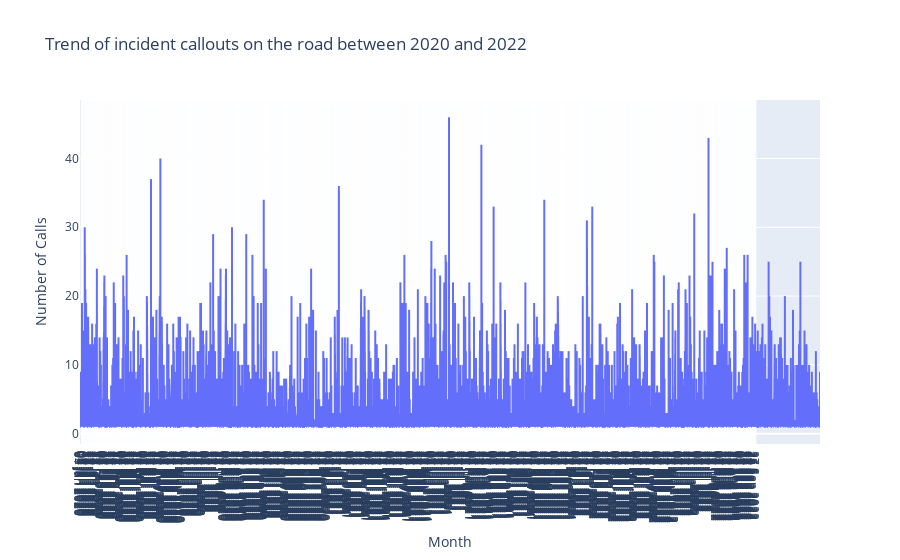

This figure's notebook cell:
### Code cell
# Using an appropriate Python library, 
# draw a graph showing the trend of incident callouts on the road between 2020 and 2022. 
df_plot = df.filter(col("CalYear").isin([2020,2021,2022]))
# Make sure to define how you interpret a road incident based on the dataset.

#define road incident: road incident use PropertyCatergory as Road Vehicle, but there is also Road incident that happens without a vechile involved. 
#Therefoore PropertyType = Road surface/pavement, Roadside vegetation, Roadside furniture, Bridge. and PropertyCatergory = Road Vehicle
road_incidents = df_plot.filter(
    (col("PropertyCategory") == "Road Vehicle") | 
    (col("PropertyType").isin("Road surface/pavement", "Roadside vegetation", "Roadside furniture", "Bridge")) # these are in PropertyCatergory = "Outdoor"
)

#20629 with Road Vehicle Catergory, and with other condition, it is in 20988

# draw a graph showing the trend of incident callouts on the road between 2020 and 2022
import plotly.express as px
fig = px.line(road_incidents, x="DateOfCall", y="NumCalls", title="Trend of incident callouts on the road between 2020 and 2022")
# Update x-axis to show month marks only
fig.update_layout(
    xaxis_title="Month",
    yaxis_title="Number of Calls",
    xaxis=dict(
        tickformat="%b ",  # Format the ticks to show month and year
        dtick="M1"           # Show ticks every month
    )
)
fig.show()

### Figure 1 — Plotly figure (JSON) as saved in the notebook; plotly's stock layout.template omitted (floating-point values rounded to 4 significant figures; data arrays with more than 128 entries replaced by an {"elided": "..."} marker saying what was removed)
{"data": [{"hovertemplate": "DateOfCall=%{x}<br>NumCalls=%{y}<extra></extra>", "legendgroup": "", "line": {"color": "#636efa", "dash": "solid"}, "marker": {"symbol": "circle"}, "mode": "lines", "name": "", "showlegend": false, "type": "scattergl", "x": {"elided": "20988 str values"}, "xaxis": "x", "y": {"elided": "20988 int values"}, "yaxis": "y"}], "layout": {"legend": {"tracegroupgap": 0}, "title": {"text": "Trend of incident callouts on the road between 2020 and 2022"}, "xaxis": {"anchor": "y", "domain": [0, 1], "dtick": "M12", "tickformat": "%b ", "title": {"text": "Month"}}, "yaxis": {"anchor": "x", "domain": [0, 1], "title": {"text": "Number of Calls"}}}}
